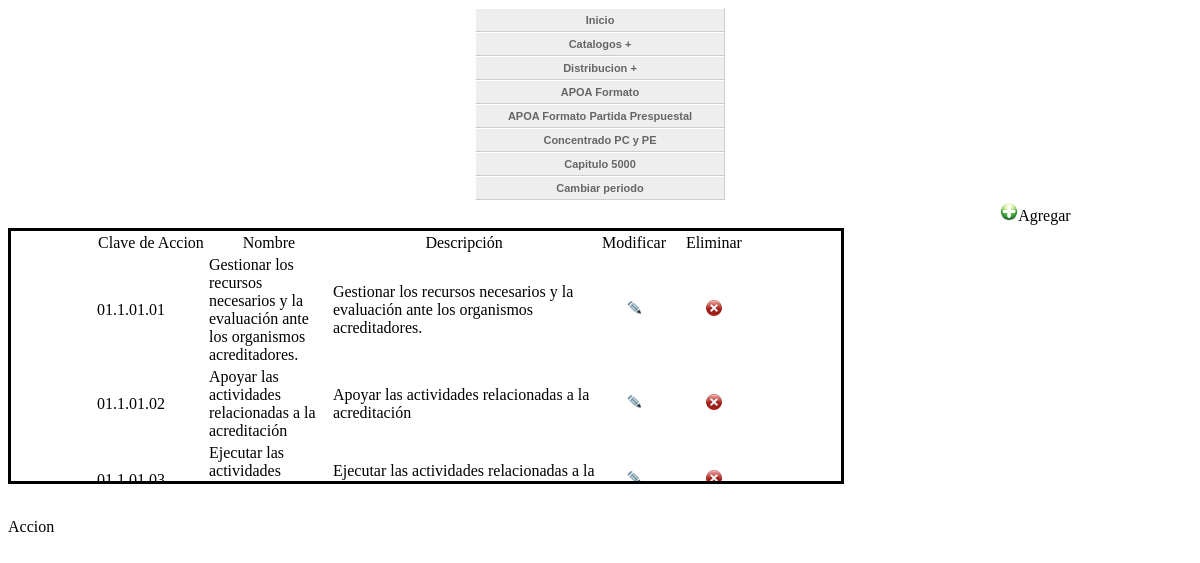
/accion1.php, run on the app's committed database.
### tables this page shows
CREATE TABLE `accion` (
  `clave` varchar(20) default NULL,
  `id_meta` int(20) NOT NULL,
  `nombre` varchar(200) default NULL,
  `descripcion` varchar(500) default NULL,
  `monto` double default NULL,
  `ingreso_propio_ene_jun` double default NULL,
  `ingreso_propio_jul_dic` double default NULL,
  `gasto_directo_ene_jun` double default NULL,
  `gasto_directo_jul_dic` double default NULL,
  `vigencia` date default NULL,
  `periodo` varchar(20) default NULL,
  `id_accion` int(11) NOT NULL auto_increment,
  PRIMARY KEY  (`id_accion`),
  KEY `i_clave` (`clave`)
);

### accion1.php (the view, shortened to what this page needs)
<!DOCTYPE html PUBLIC "-//W3C//DTD XHTML 4.01 Transitional//EN" "http://www.w3.org/TR/xhtml1/DTD/xhtml1-transitional.dtd">
<html xmlns="http://www.w3.org/1999/xhtml">
<head>
</head>
<body onload="cargar();" onunload="window.opener.history.go(0);" >
<div  align="center" class="cssMenu">
							<ul id="navmenu">
  <li><a href="index_menu.php">Inicio</a></li>
  <li><a >Catalogos +</a>
  </li>
  <li><a href="#">Distribucion +</a>
  </li>
  <li><a  href="combo_apoa.php">APOA Formato</a></li>
  <li><a   href="APOApartidaPresupuestal.php">APOA Formato Partida Prespuestal</a></li>
  <li><a  href="programa_operativo_anual.php">Concentrado PC y PE</a></li>
  <li><a href="formato_capitulo5000.php">Capitulo 5000</a></li>
  <li><a href="index.php">Cambiar periodo</a></li>
</ul>
						</div>
<link href="greybox/gb_styles.css" rel="stylesheet" type="text/css" />
<form id="form1" name="form1" method="post" action="accion.php">
  <?
$queri=mysql_query("select * from accion order by clave");
?>
  <table width="80%" border="0" align="center">
    <tr>
      <td colspan="3">&nbsp;</td>
      <td colspan="2" align="center"><div align="right"><a href="accion2.php" title="Agregar Accion" rel="gb_page_center[700,500]"><img src="images/add.png" width="18" height="18" alt="Agregar"  border="0"/></a>Agregar</div></td>
    </tr>
    </table>
  <div id="d_diva" style="display:block; height:250px; width:830px; overflow:auto; border:solid">
  <table width="80%" border="0" align="center">
    <tr align="center">
      <td width="17%">Clave de Accion </td>
      <td width="18%">Nombre</td>
      <td width="41%">Descripci&oacute;n</td>
      <td width="11%">Modificar</td>
      <td width="13%">Eliminar</td>
      </tr>
    <?
	$a=1;
	while($res = mysql_fetch_array($queri)){
	if($a==0)
		{
		?>
    <? $a=1;}else{?>
    <tr class="odd">
      <? $a=0;}?>
      <td><?=$res[0];?></td>
      <td><?=$res[2];?></td>
      <td><?=$res[3];?></td>
      <td align="center"><a href="modificaaccion.php?idacc=<?=$res[0];?>" title="Modificar Accion" rel="gb_page_center[740,250]"><img border="0"src="imagenes/ico_edit.gif" width="14" height="15"/></a></td>
      <td align="center"><img src="imagenes/delete.gif" width="16" height="16" onclick="eliminar('<?=$res[0];?>');"/></td>
      </tr>
    <? } ?>
    </table>
  </div>
  <p>&nbsp;</p>
</form>
<link href="greybox/gb_styles.css" rel="stylesheet" type="text/css" />
<span class="txtcontenidoazul">Accion</span>
</body>
</html>

### cssmenuhorizontal.css (style rules this page uses)
ul#navmenu, ul#navmenu li, ul#navmenu ul { margin: 0; border: 0 none; padding: 0; width: 250px; list-style: none; }
ul#navmenu li { display: block !important; display: inline; position: relative; }
ul#navmenu a { border: 1px solid #FFF; border-right-color: #CCC; border-bottom-color: #CCC; padding: 0 6px; display: block; background: #EEE; color: #666; font: bold 11px/22px Verdana, Arial, Helvetica, sans-serif; text-decoration: none; height: auto !important; height: 100%; }

### accion1.php (style rules this page uses)
p { font: 11px Arial, Helvetica, sans-serif; }
a { color: #900; text-decoration: none; }

### data on the page
accion: clave "01.1.01.01", nombre "Gestionar los recursos necesarios y la evaluación ante los organismos acreditadores.", descripcion "Gestionar los recursos necesarios y la evaluación ante los organismos acreditadores."
accion: clave "01.1.01.02", nombre "Apoyar las actividades relacionadas a la acreditación", descripcion "Apoyar las actividades relacionadas a la acreditación"
accion: clave "01.1.01.03", nombre "Ejecutar las actividades…", descripcion "Ejecutar las actividades relacionadas a la…"
